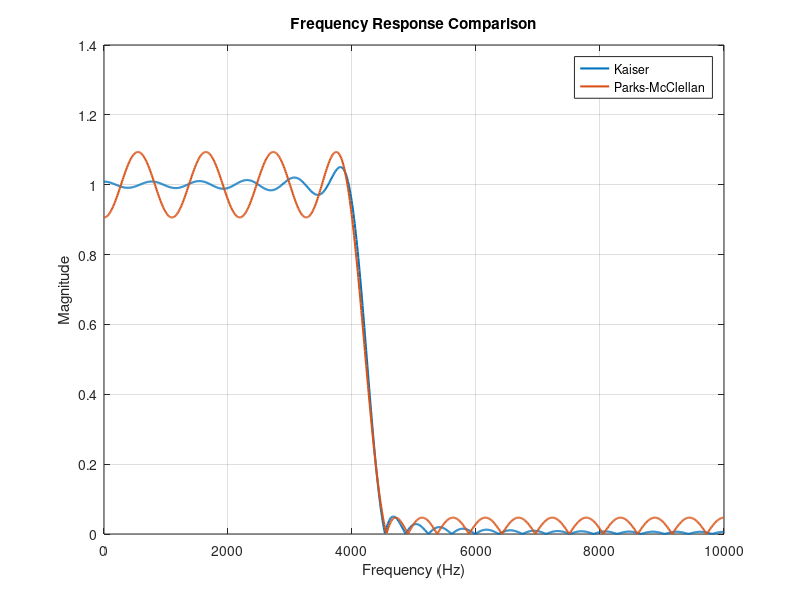

MATLAB code to generate this figure:
fsamp = 20000;
fcuts = [4000 4500];
mags = [1 0]; 
devs = [0.1 0.05];

%% Kaiser Design
[n1,Wn,beta,ftype] = kaiserord(fcuts,mags,devs,fsamp);
n1 = n1 + rem(n1,2);
hh = fir1(n1,Wn,ftype,kaiser(n1+1,beta),"noscale");
fprintf('Kaiser Order %d\n', n1);

[H1,f] = freqz(hh,1,1024,fsamp);

%% Parks-McClellan Design
[n2,fo,ao,w] = firpmord(fcuts,mags,devs,fsamp);
n2 = n2 + rem(n2,2);
b = firpm(n2,fo,ao,w);
fprintf('Parks-McClellan Order %d\n', n2);

[H2,~] = freqz(b,1,1024,fsamp);
Hmag = abs(H2);

% Passband indices
pb = f <= 4000;

% Stopband indices
sb = f >= 4500;

% Actual ripples
delta_p_actual = max(abs(Hmag(pb) - 1));
delta_s_actual = max(Hmag(sb));

fprintf('Actual passband ripple = %f\n', delta_p_actual);
fprintf('Actual stopband ripple = %f\n', delta_s_actual);
%% Plot Both
figure
plot(f,abs(H1),'LineWidth',1.5)
hold on
plot(f,abs(H2),'LineWidth',1.5)
grid on
xlabel('Frequency (Hz)')
ylabel('Magnitude')
legend('Kaiser','Parks-McClellan')
title('Frequency Response Comparison')